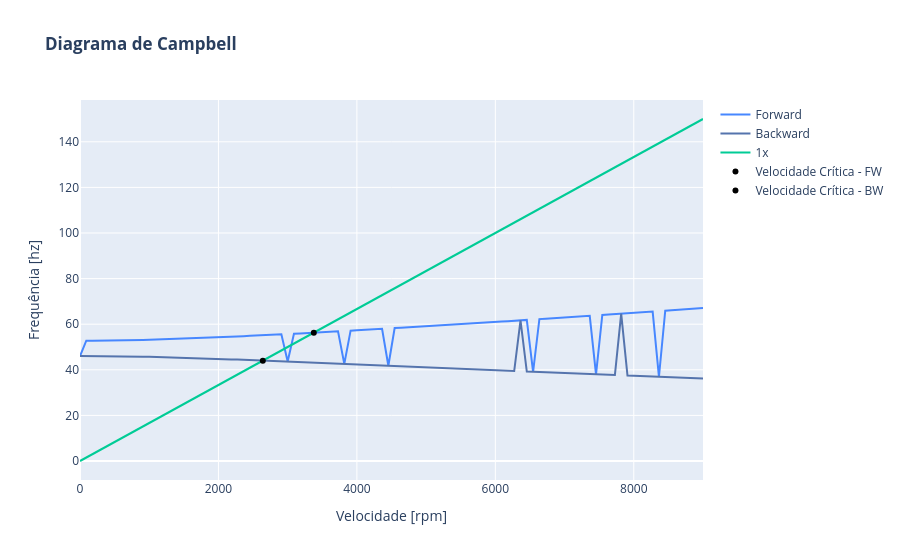

The code cell stored with this chart in its notebook:
### Markdown cell above
Para este rotor, o **Diagrama de Campbell** é calculado através da excitação pela força fixa no espaço.

### Code cell
rotor_assimetrico.plot_campbell(speed_range=(0,9000), title="<b>Diagrama de Campbell</b>")
